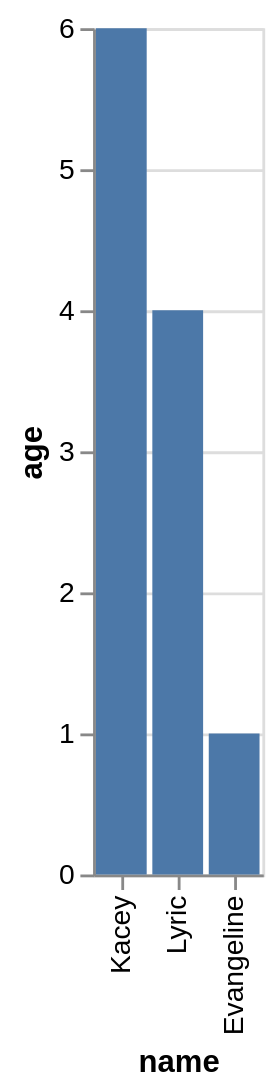

The Vega-Lite source for this figure:
### Vega-Lite specification from a JSON file in a GitHub repository (floating-point values rounded to 4 significant figures)
{"data": {"values": [{"x_data": "Kacey", "y_data": 6}, {"x_data": "Lyric", "y_data": 4}, {"x_data": "Evangeline", "y_data": 1}]}, "mark": "bar", "encoding": {"x": {"field": "x_data", "type": "nominal", "title": "name", "sort": {"op": "sum", "field": "y_data", "order": "descending"}}, "y": {"field": "y_data", "type": "quantitative", "title": "age"}}}
